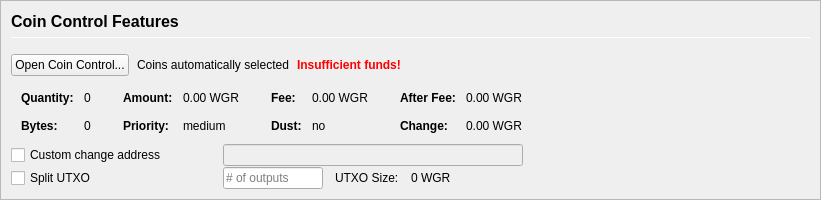
         <widget class="QFrame" name="frameCoinControl">
          <property name="sizePolicy">
           <sizepolicy hsizetype="Expanding" vsizetype="Expanding">
            <horstretch>0</horstretch>
            <verstretch>0</verstretch>
           </sizepolicy>
          </property>
          <property name="maximumSize">
           <size>
            <width>16777215</width>
            <height>16777215</height>
           </size>
          </property>
          <property name="frameShape">
           <enum>QFrame::StyledPanel</enum>
          </property>
          <property name="frameShadow">
           <enum>QFrame::Sunken</enum>
          </property>
          <layout class="QVBoxLayout" name="verticalLayoutCoinControl2">
           <property name="spacing">
            <number>0</number>
           </property>
           <property name="leftMargin">
            <number>0</number>
           </property>
           <property name="topMargin">
            <number>0</number>
           </property>
           <property name="rightMargin">
            <number>0</number>
           </property>
           <property name="bottomMargin">
            <number>0</number>
           </property>
           <item>
            <widget class="QFrame" name="frameCoinControl_BG">
             <layout class="QVBoxLayout" name="verticalLayoutCoinControl" stretch="0,0,0,0,0,0">
              <property name="spacing">
               <number>1</number>
              </property>
              <property name="leftMargin">
               <number>10</number>
              </property>
              <property name="topMargin">
               <number>10</number>
              </property>
              <item>
               <layout class="QHBoxLayout" name="horizontalLayoutCoinControl1">
                <property name="bottomMargin">
                 <number>15</number>
                </property>
                <item>
                 <layout class="QVBoxLayout" name="verticalLayout_3">
                  <property name="spacing">
                   <number>6</number>
                  </property>
                  <item>
                   <widget class="QLabel" name="labelCoinControlFeatures">
                    <property name="sizePolicy">
                     <sizepolicy hsizetype="Preferred" vsizetype="Maximum">
                      <horstretch>0</horstretch>
                      <verstretch>0</verstretch>
                     </sizepolicy>
                    </property>
                    <property name="minimumSize">
                     <size>
                      <width>0</width>
                      <height>20</height>
                     </size>
                    </property>
                    <property name="font">
                     <font>
                      <pointsize>12</pointsize>
                      <weight>75</weight>
                      <bold>true</bold>
                     </font>
                    </property>
                    <property name="styleSheet">
                     <string notr="true">font-weight:bold;</string>
                    </property>
                    <property name="text">
                     <string>Coin Control Features</string>
                    </property>
                   </widget>
                  </item>
                  <item>
                   <widget class="Line" name="line">
                    <property name="minimumSize">
                     <size>
                      <width>0</width>
                      <height>1</height>
                     </size>
                    </property>
                    <property name="maximumSize">
                     <size>
                      <width>16777215</width>
                      <height>1</height>
                     </size>
                    </property>
                    <property name="orientation">
                     <enum>Qt::Horizontal</enum>
                    </property>
                   </widget>
                  </item>
                 </layout>
                </item>
               </layout>
              </item>
              <item>
               <layout class="QHBoxLayout" name="horizontalLayoutCoinControl2" stretch="0,0,0,0">
                <property name="spacing">
                 <number>8</number>
                </property>
                <property name="bottomMargin">
                 <number>10</number>
                </property>
                <item>
                 <widget class="QPushButton" name="pushButtonCoinControl">
                  <property name="styleSheet">
                   <string notr="true"/>
                  </property>
                  <property name="text">
                   <string>Open Coin Control...</string>
                  </property>
                  <property name="autoDefault">
                   <bool>false</bool>
                  </property>
                 </widget>
                </item>
                <item>
                 <widget class="QLabel" name="labelCoinControlAutomaticallySelected">
                  <property name="text">
                   <string>Coins automatically selected</string>
                  </property>
                  <property name="margin">
                   <number>5</number>
                  </property>
                 </widget>
                </item>
                <item>
                 <widget class="QLabel" name="labelCoinControlInsuffFunds">
                  <property name="font">
                   <font>
                    <weight>75</weight>
                    <bold>true</bold>
                   </font>
                  </property>
                  <property name="styleSheet">
                   <string notr="true">color:red;font-weight:bold;</string>
                  </property>
                  <property name="text">
                   <string>Insufficient funds!</string>
                  </property>
                  <property name="margin">
                   <number>5</number>
                  </property>
                 </widget>
                </item>
                <item>
                 <spacer name="horizontalSpacerCoinControl">
                  <property name="orientation">
                   <enum>Qt::Horizontal</enum>
                  </property>
                  <property name="sizeHint" stdset="0">
                   <size>
                    <width>40</width>
                    <height>1</height>
                   </size>
                  </property>
                 </spacer>
                </item>
               </layout>
              </item>
              <item>
               <widget class="QWidget" name="widgetCoinControl" native="true">
                <property name="sizePolicy">
                 <sizepolicy hsizetype="Preferred" vsizetype="Preferred">
                  <horstretch>0</horstretch>
                  <verstretch>0</verstretch>
                 </sizepolicy>
                </property>
                <property name="minimumSize">
                 <size>
                  <width>0</width>
                  <height>0</height>
                 </size>
                </property>
                <property name="styleSheet">
                 <string notr="true"/>
                </property>
                <layout class="QHBoxLayout" name="horizontalLayoutCoinControl5">
                 <property name="leftMargin">
                  <number>0</number>
                 </property>
                 <property name="topMargin">
                  <number>0</number>
                 </property>
                 <property name="rightMargin">
                  <number>0</number>
                 </property>
                 <property name="bottomMargin">
                  <number>0</number>
                 </property>
                 <item>
                  <layout class="QHBoxLayout" name="horizontalLayoutCoinControl3" stretch="0,0,0,1">
                   <property name="spacing">
                    <number>20</number>
                   </property>
                   <property name="topMargin">
                    <number>0</number>
                   </property>
                   <property name="bottomMargin">
                    <number>10</number>
                   </property>
                   <item>
                    <layout class="QFormLayout" name="formLayoutCoinControl1">
                     <property name="horizontalSpacing">
                      <number>10</number>
                     </property>
                     <property name="verticalSpacing">
                      <number>14</number>
                     </property>
                     <property name="leftMargin">
                      <number>10</number>
                     </property>
                     <property name="topMargin">
                      <number>4</number>
                     </property>
                     <property name="rightMargin">
                      <number>6</number>
                     </property>
                     <item row="0" column="0">
                      <widget class="QLabel" name="labelCoinControlQuantityText">
                       <property name="font">
                        <font>
                         <weight>75</weight>
                         <bold>true</bold>
                        </font>
                       </property>
                       <property name="text">
                        <string>Quantity:</string>
                       </property>
                       <property name="margin">
                        <number>0</number>
                       </property>
                      </widget>
                     </item>
                     <item row="0" column="1">
                      <widget class="QLabel" name="labelCoinControlQuantity">
                       <property name="cursor">
                        <cursorShape>IBeamCursor</cursorShape>
                       </property>
                       <property name="contextMenuPolicy">
                        <enum>Qt::ActionsContextMenu</enum>
                       </property>
                       <property name="text">
                        <string notr="true">0</string>
                       </property>
                       <property name="margin">
                        <number>0</number>
                       </property>
                       <property name="textInteractionFlags">
                        <set>Qt::LinksAccessibleByMouse|Qt::TextSelectableByKeyboard|Qt::TextSelectableByMouse</set>
                       </property>
                      </widget>
                     </item>
                     <item row="1" column="0">
                      <widget class="QLabel" name="labelCoinControlBytesText">
                       <property name="font">
                        <font>
                         <weight>75</weight>
                         <bold>true</bold>
                        </font>
                       </property>
                       <property name="text">
                        <string>Bytes:</string>
                       </property>
                      </widget>
                     </item>
                     <item row="1" column="1">
                      <widget class="QLabel" name="labelCoinControlBytes">
                       <property name="cursor">
                        <cursorShape>IBeamCursor</cursorShape>
                       </property>
                       <property name="contextMenuPolicy">
                        <enum>Qt::ActionsContextMenu</enum>
                       </property>
                       <property name="text">
                        <string notr="true">0</string>
                       </property>
                       <property name="textInteractionFlags">
                        <set>Qt::LinksAccessibleByMouse|Qt::TextSelectableByKeyboard|Qt::TextSelectableByMouse</set>
                       </property>
                      </widget>
                     </item>
                    </layout>
                   </item>
                   <item>
                    <layout class="QFormLayout" name="formLayoutCoinControl2">
                     <property name="horizontalSpacing">
                      <number>10</number>
                     </property>
                     <property name="verticalSpacing">
                      <number>14</number>
                     </property>
                     <property name="leftMargin">
                      <number>6</number>
                     </property>
                     <property name="topMargin">
                      <number>4</number>
                     </property>
                     <property name="rightMargin">
                      <number>6</number>
                     </property>
                     <item row="0" column="0">
                      <widget class="QLabel" name="labelCoinControlAmountText">
                       <property name="font">
                        <font>
                         <weight>75</weight>
                         <bold>true</bold>
                        </font>
                       </property>
                       <property name="text">
                        <string>Amount:</string>
                       </property>
                       <property name="margin">
                        <number>0</number>
                       </property>
                      </widget>
                     </item>
                     <item row="0" column="1">
                      <widget class="QLabel" name="labelCoinControlAmount">
                       <property name="cursor">
                        <cursorShape>IBeamCursor</cursorShape>
                       </property>
                       <property name="contextMenuPolicy">
                        <enum>Qt::ActionsContextMenu</enum>
                       </property>
                       <property name="text">
                        <string notr="true">0.00 WGR</string>
                       </property>
                       <property name="textInteractionFlags">
                        <set>Qt::LinksAccessibleByMouse|Qt::TextSelectableByKeyboard|Qt::TextSelectableByMouse</set>
                       </property>
                      </widget>
                     </item>
                     <item row="1" column="0">
                      <widget class="QLabel" name="labelCoinControlPriorityText">
                       <property name="font">
                        <font>
                         <weight>75</weight>
                         <bold>true</bold>
                        </font>
                       </property>
                       <property name="text">
                        <string>Priority:</string>
                       </property>
                      </widget>
                     </item>
                     <item row="1" column="1">
                      <widget class="QLabel" name="labelCoinControlPriority">
                       <property name="cursor">
                        <cursorShape>IBeamCursor</cursorShape>
                       </property>
                       <property name="contextMenuPolicy">
                        <enum>Qt::ActionsContextMenu</enum>
                       </property>
                       <property name="text">
                        <string>medium</string>
                       </property>
                       <property name="textInteractionFlags">
                        <set>Qt::LinksAccessibleByMouse|Qt::TextSelectableByKeyboard|Qt::TextSelectableByMouse</set>
                       </property>
                      </widget>
                     </item>
                    </layout>
                   </item>
                   <item>
                    <layout class="QFormLayout" name="formLayoutCoinControl3">
                     <property name="horizontalSpacing">
                      <number>10</number>
                     </property>
                     <property name="verticalSpacing">
                      <number>14</number>
                     </property>
                     <property name="leftMargin">
                      <number>6</number>
                     </property>
                     <property name="topMargin">
                      <number>4</number>
                     </property>
                     <property name="rightMargin">
                      <number>6</number>
                     </property>
                     <item row="0" column="0">
                      <widget class="QLabel" name="labelCoinControlFeeText">
                       <property name="font">
                        <font>
                         <weight>75</weight>
                         <bold>true</bold>
                        </font>
                       </property>
                       <property name="text">
                        <string>Fee:</string>
                       </property>
                       <property name="margin">
                        <number>0</number>
                       </property>
                      </widget>
                     </item>
                     <item row="0" column="1">
                      <widget class="QLabel" name="labelCoinControlFee">
                       <property name="cursor">
                        <cursorShape>IBeamCursor</cursorShape>
                       </property>
                       <property name="contextMenuPolicy">
                        <enum>Qt::ActionsContextMenu</enum>
                       </property>
                       <property name="text">
                        <string notr="true">0.00 WGR</string>
                       </property>
                       <property name="textInteractionFlags">
                        <set>Qt::LinksAccessibleByMouse|Qt::TextSelectableByKeyboard|Qt::TextSelectableByMouse</set>
                       </property>
                      </widget>
                     </item>
                     <item row="1" column="0">
                      <widget class="QLabel" name="labelCoinControlLowOutputText">
                       <property name="font">
                        <font>
                         <weight>75</weight>
                         <bold>true</bold>
                        </font>
                       </property>
                       <property name="text">
                        <string>Dust:</string>
                       </property>
                      </widget>
                     </item>
                     <item row="1" column="1">
                      <widget class="QLabel" name="labelCoinControlLowOutput">
                       <property name="cursor">
                        <cursorShape>IBeamCursor</cursorShape>
                       </property>
                       <property name="contextMenuPolicy">
                        <enum>Qt::ActionsContextMenu</enum>
                       </property>
                       <property name="text">
                        <string>no</string>
                       </property>
                       <property name="textInteractionFlags">
                        <set>Qt::LinksAccessibleByMouse|Qt::TextSelectableByKeyboard|Qt::TextSelectableByMouse</set>
                       </property>
                      </widget>
                     </item>
                    </layout>
                   </item>
                   <item>
                    <layout class="QFormLayout" name="formLayoutCoinControl4">
                     <property name="horizontalSpacing">
                      <number>10</number>
                     </property>
                     <property name="verticalSpacing">
                      <number>14</number>
                     </property>
                     <property name="leftMargin">
                      <number>6</number>
                     </property>
                     <property name="topMargin">
                      <number>4</number>
                     </property>
                     <property name="rightMargin">
                      <number>6</number>
                     </property>
                     <item row="0" column="0">
                      <widget class="QLabel" name="labelCoinControlAfterFeeText">
                       <property name="font">
                        <font>
                         <weight>75</weight>
                         <bold>true</bold>
                        </font>
                       </property>
                       <property name="text">
                        <string>After Fee:</string>
                       </property>
                       <property name="margin">
                        <number>0</number>
                       </property>
                      </widget>
                     </item>
                     <item row="0" column="1">
                      <widget class="QLabel" name="labelCoinControlAfterFee">
                       <property name="cursor">
                        <cursorShape>IBeamCursor</cursorShape>
                       </property>
                       <property name="contextMenuPolicy">
                        <enum>Qt::ActionsContextMenu</enum>
                       </property>
                       <property name="text">
                        <string notr="true">0.00 WGR</string>
                       </property>
                       <property name="textInteractionFlags">
                        <set>Qt::LinksAccessibleByMouse|Qt::TextSelectableByKeyboard|Qt::TextSelectableByMouse</set>
                       </property>
                      </widget>
                     </item>
                     <item row="1" column="0">
                      <widget class="QLabel" name="labelCoinControlChangeText">
                       <property name="font">
                        <font>
                         <weight>75</weight>
                         <bold>true</bold>
                        </font>
                       </property>
                       <property name="text">
                        <string>Change:</string>
                       </property>
                      </widget>
                     </item>
                     <item row="1" column="1">
                      <widget class="QLabel" name="labelCoinControlChange">
                       <property name="cursor">
                        <cursorShape>IBeamCursor</cursorShape>
                       </property>
                       <property name="contextMenuPolicy">
                        <enum>Qt::ActionsContextMenu</enum>
                       </property>
                       <property name="text">
                        <string notr="true">0.00 WGR</string>
                       </property>
                       <property name="textInteractionFlags">
                        <set>Qt::LinksAccessibleByMouse|Qt::TextSelectableByKeyboard|Qt::TextSelectableByMouse</set>
                       </property>
                      </widget>
                     </item>
                    </layout>
                   </item>
                  </layout>
                 </item>
                </layout>
               </widget>
              </item>
              <item>
               <layout class="QHBoxLayout" name="horizontalLayoutCoinControl4">
                <property name="spacing">
                 <number>12</number>
                </property>
                <property name="sizeConstraint">
                 <enum>QLayout::SetDefaultConstraint</enum>
                </property>
                <property name="topMargin">
                 <number>0</number>
                </property>
                <property name="rightMargin">
                 <number>0</number>
                </property>
                <item>
                 <widget class="QCheckBox" name="checkBoxCoinControlChange">
                  <property name="sizePolicy">
                   <sizepolicy hsizetype="Preferred" vsizetype="Preferred">
                    <horstretch>0</horstretch>
                    <verstretch>0</verstretch>
                   </sizepolicy>
                  </property>
                  <property name="minimumSize">
                   <size>
                    <width>200</width>
                    <height>0</height>
                   </size>
                  </property>
                  <property name="maximumSize">
                   <size>
                    <width>200</width>
                    <height>16777215</height>
                   </size>
                  </property>
                  <property name="toolTip">
                   <string>If this is activated, but the change address is empty or invalid, change will be sent to a newly generated address.</string>
                  </property>
                  <property name="text">
                   <string>Custom change address</string>
                  </property>
                 </widget>
                </item>
                <item>
                 <widget class="QValidatedLineEdit" name="lineEditCoinControlChange">
                  <property name="enabled">
                   <bool>false</bool>
                  </property>
                  <property name="sizePolicy">
                   <sizepolicy hsizetype="Preferred" vsizetype="Preferred">
                    <horstretch>0</horstretch>
                    <verstretch>0</verstretch>
                   </sizepolicy>
                  </property>
                  <property name="minimumSize">
                   <size>
                    <width>300</width>
                    <height>0</height>
                   </size>
                  </property>
                 </widget>
                </item>
                <item>
                 <widget class="QLabel" name="labelCoinControlChangeLabel">
                  <property name="sizePolicy">
                   <sizepolicy hsizetype="Preferred" vsizetype="Preferred">
                    <horstretch>0</horstretch>
                    <verstretch>0</verstretch>
                   </sizepolicy>
                  </property>
                  <property name="minimumSize">
                   <size>
                    <width>100</width>
                    <height>0</height>
                   </size>
                  </property>
                  <property name="text">
                   <string/>
                  </property>
                  <property name="margin">
                   <number>3</number>
                  </property>
                 </widget>
                </item>
               </layout>
              </item>
              <item>
               <layout class="QHBoxLayout" name="horizontalLayoutCoinControl6">
                <property name="spacing">
                 <number>12</number>
                </property>
                <property name="rightMargin">
                 <number>0</number>
                </property>
                <item>
                 <widget class="QCheckBox" name="splitBlockCheckBox">
                  <property name="sizePolicy">
                   <sizepolicy hsizetype="Preferred" vsizetype="Preferred">
                    <horstretch>0</horstretch>
                    <verstretch>0</verstretch>
                   </sizepolicy>
                  </property>
                  <property name="minimumSize">
                   <size>
                    <width>200</width>
                    <height>0</height>
                   </size>
                  </property>
                  <property name="maximumSize">
                   <size>
                    <width>200</width>
                    <height>16777215</height>
                   </size>
                  </property>
                  <property name="text">
                   <string>Split UTXO</string>
                  </property>
                 </widget>
                </item>
                <item>
                 <widget class="QLineEdit" name="splitBlockLineEdit">
                  <property name="sizePolicy">
                   <sizepolicy hsizetype="Preferred" vsizetype="Preferred">
                    <horstretch>50</horstretch>
                    <verstretch>0</verstretch>
                   </sizepolicy>
                  </property>
                  <property name="minimumSize">
                   <size>
                    <width>100</width>
                    <height>0</height>
                   </size>
                  </property>
                  <property name="maximumSize">
                   <size>
                    <width>100</width>
                    <height>16777215</height>
                   </size>
                  </property>
                  <property name="placeholderText">
                   <string># of outputs</string>
                  </property>
                 </widget>
                </item>
                <item>
                 <widget class="QLabel" name="labelBlockSizeText">
                  <property name="text">
                   <string>UTXO Size:</string>
                  </property>
                 </widget>
                </item>
                <item>
                 <widget class="QLabel" name="labelBlockSize">
                  <property name="text">
                   <string>0 WGR</string>
                  </property>
                 </widget>
                </item>
                <item>
                 <spacer name="horizontalSpacer_7">
                  <property name="orientation">
                   <enum>Qt::Horizontal</enum>
                  </property>
                  <property name="sizeHint" stdset="0">
                   <size>
                    <width>40</width>
                    <height>20</height>
                   </size>
                  </property>
                 </spacer>
                </item>
               </layout>
              </item>
              <item>
               <spacer name="verticalSpacerCoinControl">
                <property name="orientation">
                 <enum>Qt::Vertical</enum>
                </property>
                <property name="sizeHint" stdset="0">
                 <size>
                  <width>800</width>
                  <height>1</height>
                 </size>
                </property>
               </spacer>
              </item>
             </layout>
            </widget>
           </item>
          </layout>
         </widget>
